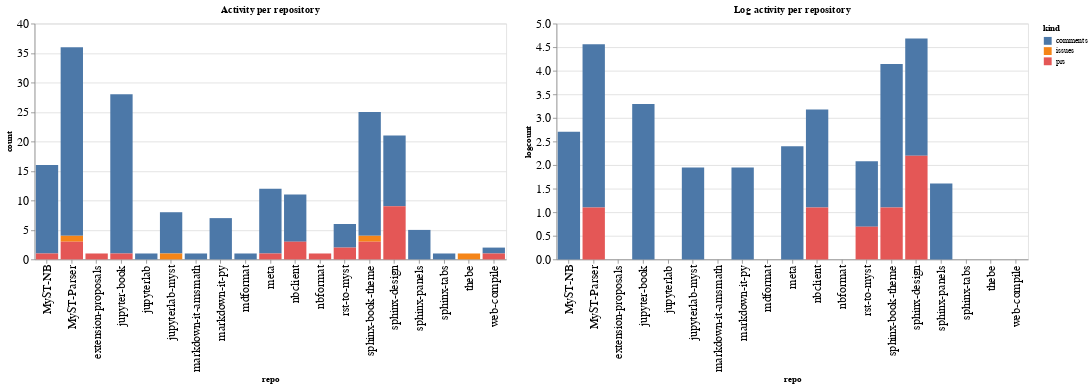

Notebook code for this chart:
### Code cell
ch1 = alt.Chart(repo_summaries, width=600, title="Activity per repository").mark_bar().encode(
    x='repo',
    y='count',
    color='kind',
    tooltip="kind"
)

ch2 = alt.Chart(repo_summaries, width=600, title="Log activity per repository").mark_bar().encode(
    x='repo',
    y='logcount',
    color='kind',
    tooltip="kind"
)

ch1 | ch2

### Figure 1 — Vega-Lite specification as saved in the notebook (floating-point values rounded to 4 significant figures)
{"config": {"axisLeft": {"labelFontSize": 15}, "axisBottom": {"labelFontSize": 15}}, "hconcat": [{"mark": "bar", "encoding": {"color": {"type": "nominal", "field": "kind"}, "tooltip": {"type": "nominal", "field": "kind"}, "x": {"type": "nominal", "field": "repo"}, "y": {"type": "quantitative", "field": "count"}}, "title": "Activity per repository", "width": 600}, {"mark": "bar", "encoding": {"color": {"type": "nominal", "field": "kind"}, "tooltip": {"type": "nominal", "field": "kind"}, "x": {"type": "nominal", "field": "repo"}, "y": {"type": "quantitative", "field": "logcount"}}, "title": "Log activity per repository", "width": 600}], "data": {"name": "data-f69bf3d6f5886851b680b311301f92dd"}, "$schema": "https://vega.github.io/schema/vega-lite/v4.8.1.json", "datasets": {"data-f69bf3d6f5886851b680b311301f92dd": [{"repo": "MyST-NB", "kind": "comments", "count": 15, "logcount": 2.708}, {"repo": "MyST-NB", "kind": "prs", "count": 1, "logcount": 0.0}, {"repo": "MyST-Parser", "kind": "comments", "count": 32, "logcount": 3.466}, {"repo": "MyST-Parser", "kind": "issues", "count": 1, "logcount": 0.0}, {"repo": "MyST-Parser", "kind": "prs", "count": 3, "logcount": 1.099}, {"repo": "extension-proposals", "kind": "prs", "count": 1, "logcount": 0.0}, {"repo": "jupyter-book", "kind": "comments", "count": 27, "logcount": 3.296}, {"repo": "jupyter-book", "kind": "prs", "count": 1, "logcount": 0.0}, {"repo": "jupyterlab", "kind": "comments", "count": 1, "logcount": 0.0}, {"repo": "jupyterlab-myst", "kind": "comments", "count": 7, "logcount": 1.946}, {"repo": "jupyterlab-myst", "kind": "issues", "count": 1, "logcount": 0.0}, {"repo": "markdown-it-amsmath", "kind": "comments", "count": 1, "logcount": 0.0}, {"repo": "markdown-it-py", "kind": "comments", "count": 7, "logcount": 1.946}, {"repo": "mdformat", "kind": "comments", "count": 1, "logcount": 0.0}, {"repo": "meta", "kind": "comments", "count": 11, "logcount": 2.398}, {"repo": "meta", "kind": "prs", "count": 1, "logcount": 0.0}, {"repo": "nbclient", "kind": "comments", "count": 8, "logcount": 2.079}, {"repo": "nbclient", "kind": "prs", "count": 3, "logcount": 1.099}, {"repo": "nbformat", "kind": "prs", "count": 1, "logcount": 0.0}, {"repo": "rst-to-myst", "kind": "comments", "count": 4, "logcount": 1.386}, {"repo": "rst-to-myst", "kind": "prs", "count": 2, "logcount": 0.6931}, {"repo": "sphinx-book-theme", "kind": "comments", "count": 21, "logcount": 3.045}, {"repo": "sphinx-book-theme", "kind": "issues", "count": 1, "logcount": 0.0}, {"repo": "sphinx-book-theme", "kind": "prs", "count": 3, "logcount": 1.099}, {"repo": "sphinx-design", "kind": "comments", "count": 12, "logcount": 2.485}, {"repo": "sphinx-design", "kind": "prs", "count": 9, "logcount": 2.197}, {"repo": "sphinx-panels", "kind": "comments", "count": 5, "logcount": 1.609}, {"repo": "sphinx-tabs", "kind": "comments", "count": 1, "logcount": 0.0}, {"repo": "thebe", "kind": "issues", "count": 1, "logcount": 0.0}, {"repo": "web-compile", "kind": "comments", "count": 1, "logcount": 0.0}, {"repo": "web-compile", "kind": "prs", "count": 1, "logcount": 0.0}]}}
